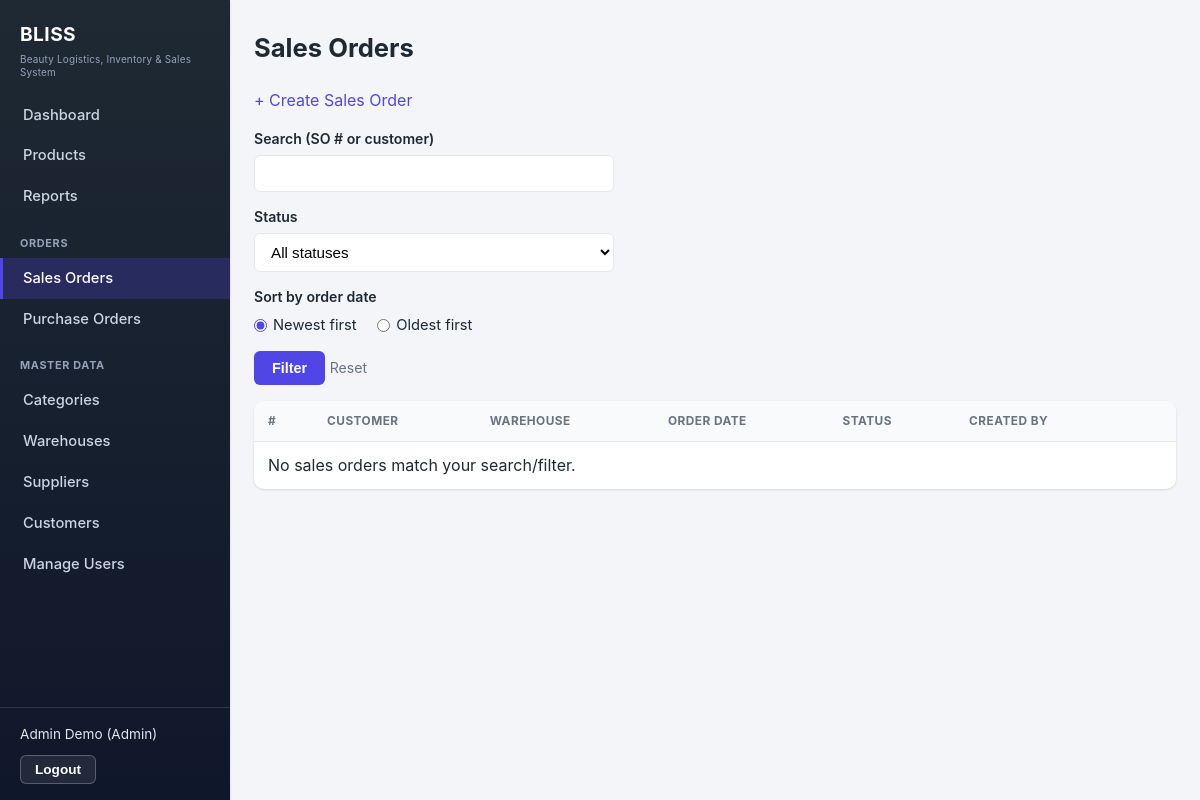
Before: /sales-orders (signed in) with the older database file.
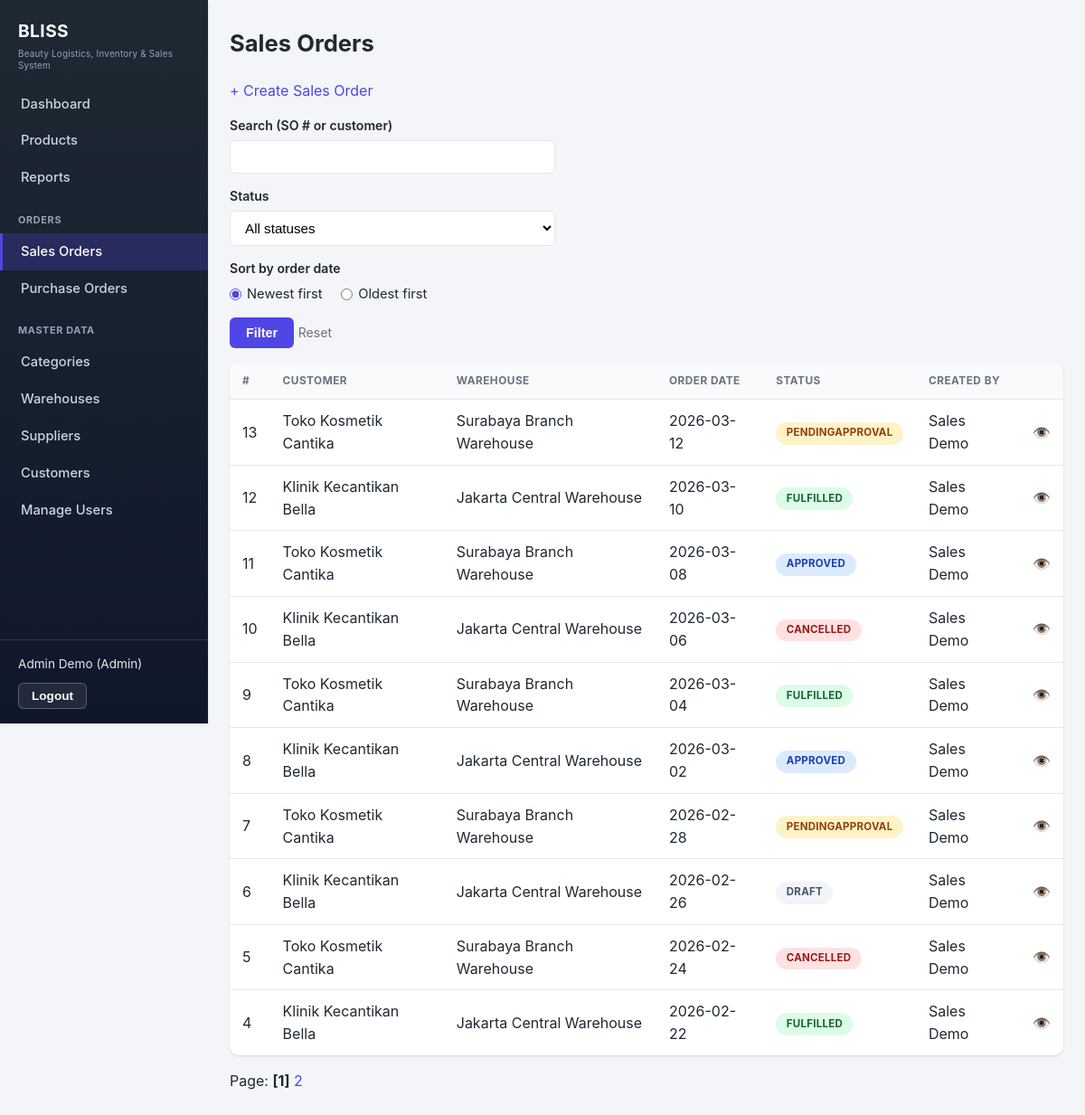
After: the same page with the newer database file.
### tables this page shows
CREATE TABLE IF NOT EXISTS sales_order (
    id INT PRIMARY KEY AUTO_INCREMENT,
    customer_id INT NOT NULL,
    warehouse_id INT NOT NULL,
    status ENUM('Draft', 'PendingApproval', 'Approved', 'Fulfilled', 'Cancelled') NOT NULL DEFAULT 'Draft',
    created_by INT NOT NULL,
    approved_by INT NULL,
    order_date DATE NOT NULL,
    created_at TIMESTAMP DEFAULT CURRENT_TIMESTAMP,
    updated_at TIMESTAMP DEFAULT CURRENT_TIMESTAMP ON UPDATE CURRENT_TIMESTAMP,
    CONSTRAINT fk_sales_order_customer FOREIGN KEY (customer_id) REFERENCES customer(id)
        ON DELETE RESTRICT ON UPDATE CASCADE,
    CONSTRAINT fk_sales_order_warehouse FOREIGN KEY (warehouse_id) REFERENCES warehouse(id)
        ON DELETE RESTRICT ON UPDATE CASCADE,
    CONSTRAINT fk_sales_order_created_by FOREIGN KEY (created_by) REFERENCES user(id)
        ON DELETE RESTRICT ON UPDATE CASCADE,
    CONSTRAINT fk_sales_order_approved_by FOREIGN KEY (approved_by) REFERENCES user(id)
        ON DELETE RESTRICT ON UPDATE CASCADE,
    INDEX idx_sales_order_status (status),
    INDEX idx_sales_order_order_date (order_date)
);

CREATE TABLE IF NOT EXISTS customer (
    id INT PRIMARY KEY AUTO_INCREMENT,
    name VARCHAR(150) NOT NULL,
    contact VARCHAR(150) NULL,
    address VARCHAR(255) NULL,
    is_active TINYINT(1) NOT NULL DEFAULT 1,
    created_at TIMESTAMP DEFAULT CURRENT_TIMESTAMP,
    updated_at TIMESTAMP DEFAULT CURRENT_TIMESTAMP ON UPDATE CURRENT_TIMESTAMP
);

CREATE TABLE IF NOT EXISTS warehouse (
    id INT PRIMARY KEY AUTO_INCREMENT,
    name VARCHAR(150) NOT NULL,
    location VARCHAR(255) NOT NULL,
    is_active TINYINT(1) NOT NULL DEFAULT 1,
    created_at TIMESTAMP DEFAULT CURRENT_TIMESTAMP,
    updated_at TIMESTAMP DEFAULT CURRENT_TIMESTAMP ON UPDATE CURRENT_TIMESTAMP
);

CREATE TABLE IF NOT EXISTS user (
    id INT PRIMARY KEY AUTO_INCREMENT,
    name VARCHAR(150) NOT NULL,
    email VARCHAR(150) NOT NULL UNIQUE,
    password_hash VARCHAR(255) NOT NULL,
    role ENUM('Admin', 'Sales', 'WarehouseStaff') NOT NULL,
    is_active TINYINT(1) NOT NULL DEFAULT 1,
    created_at TIMESTAMP DEFAULT CURRENT_TIMESTAMP,
    updated_at TIMESTAMP DEFAULT CURRENT_TIMESTAMP ON UPDATE CURRENT_TIMESTAMP
);

### app/Controller/SalesOrderController.php (called while the page is built, shortened)
<?php
final class SalesOrderController
{
    public function index(): void
    {
        $user = AuthGuard::requireRole(['Admin', 'Sales', 'WarehouseStaff']);
        $q = trim($_GET['q'] ?? '');
        $status = $_GET['status'] ?? '';
        $sort = ($_GET['sort'] ?? '') === 'date_asc' ? 'date_asc' : 'date_desc';
        $page = max(1, (int) ($_GET['page'] ?? 1));
        $createdBy = $user['role'] === 'Sales' ? (int) $user['id'] : null;
        $result = $this->salesOrderService->searchSalesOrders(
            $q !== '' ? $q : null,
            $status !== '' ? $status : null,
            $sort,
            $page,
            $createdBy,
        );
        require __DIR__ . '/../../views/sales-orders/index.php';
    }
}

### public/index.php (called while the page is built, shortened)
<?php
$path = parse_url($_SERVER['REQUEST_URI'], PHP_URL_PATH) ?: '/';
$method = $_SERVER['REQUEST_METHOD'];
$key = "$method $path";
[$controller, $action] = $routes[$key];
$controller->$action();

### app/Support/AuthGuard.php (called while the page is built, shortened)
<?php
final class AuthGuard
{
    public static function requireLogin(): array
    {
        return $_SESSION['user'];
    }
    public static function requireRole(array $allowedRoles): array
    {
        $user = self::requireLogin();
        return $user;
    }
}

### app/Service/SalesOrderService.php (called while the page is built, shortened)
<?php
final class SalesOrderService
{
    public function searchSalesOrders(?string $q, ?string $status, string $sort, int $page, ?int $createdBy = null): array
    {
        $perPage = 10;
        $page = max(1, $page);
        $result = $this->salesOrderRepository->search($q, $status, $sort, $page, $perPage, $createdBy);
        return [
            'items' => $result['items'],
            'total' => $result['total'],
            'page' => $page,
            'perPage' => $perPage,
            'totalPages' => max(1, (int) ceil($result['total'] / $perPage)),
        ];
    }
}

### app/Repository/MySqlSalesOrderRepository.php (called while the page is built, shortened)
<?php
final class MySqlSalesOrderRepository implements SalesOrderRepositoryInterface
{
    public function search(?string $q, ?string $status, string $sort, int $page, int $perPage, ?int $createdBy = null): array
    {
        $conditions = [];
        $params = [];
        $where = $conditions === [] ? '' : ('WHERE ' . implode(' AND ', $conditions));
        $direction = $sort === 'date_asc' ? 'ASC' : 'DESC';
        $baseFrom = <<<SQL
            FROM sales_order so
            JOIN customer c ON c.id = so.customer_id
            JOIN warehouse w ON w.id = so.warehouse_id
            JOIN user creator ON creator.id = so.created_by
            LEFT JOIN user approver ON approver.id = so.approved_by
            $where
            SQL;
        $countStmt = Database::connection()->prepare("SELECT COUNT(*) $baseFrom");
        $countStmt->execute($params);
        $total = (int) $countStmt->fetchColumn();
        $offset = ($page - 1) * $perPage;
        $listStmt = Database::connection()->prepare(
            "SELECT so.id, so.customer_id, c.name AS customer_name, so.warehouse_id, w.name AS warehouse_name,
                    so.status, so.created_by, creator.name AS created_by_name,
                    so.approved_by, approver.name AS approved_by_name, so.order_date
             $baseFrom
             ORDER BY so.order_date $direction, so.id $direction
             LIMIT {$perPage} OFFSET {$offset}"
        );
        $listStmt->execute($params);
        $items = array_map(fn (array $row) => $this->toEntity($row, []), $listStmt->fetchAll());
        return ['items' => $items, 'total' => $total];
    }
    private function toEntity(array $row, array $items): SalesOrder
    {
        return new SalesOrder(
            id: (int) $row['id'],
            customerId: (int) $row['customer_id'],
            customerName: $row['customer_name'],
            warehouseId: (int) $row['warehouse_id'],
            warehouseName: $row['warehouse_name'],
            status: $row['status'],
            createdBy: (int) $row['created_by'],
            createdByName: $row['created_by_name'],
            approvedBy: $row['approved_by'] !== null ? (int) $row['approved_by'] : null,
            approvedByName: $row['approved_by_name'],
            orderDate: $row['order_date'],
            items: $items,
        );
    }
}

### app/Support/Database.php (called while the page is built, shortened)
<?php
final class Database
{
    private static ?PDO $connection = null;
    public static function connection(): PDO
    {
        if (self::$connection === null) {
            $dsn = sprintf(
                'mysql:host=%s;port=%s;dbname=%s;charset=utf8mb4',
                getenv('DB_HOST'),
                getenv('DB_PORT') ?: '3306',
                getenv('DB_NAME')
            );
            $maxAttempts = 5;
            for ($attempt = 1; $attempt <= $maxAttempts; $attempt++) {
                try {
                    self::$connection = new PDO($dsn, getenv('DB_USER'), getenv('DB_PASSWORD'), [
                        PDO::ATTR_ERRMODE => PDO::ERRMODE_EXCEPTION,
                        PDO::ATTR_DEFAULT_FETCH_MODE => PDO::FETCH_ASSOC,
                    ]);
                    break;
                } catch (PDOException $e) {
                    if ($attempt === $maxAttempts) {
                        error_log('DB connection failed after ' . $maxAttempts . ' attempts: ' . $e->getMessage());
                        throw new PDOException('Database connection failed.');
                    }
                    sleep(1);
                }
            }
        }
        return self::$connection;
    }
}

### views/sales-orders/index.php (the view, shortened to what this page needs)
<?php
require __DIR__ . '/../layout/header.php';
$q = $_GET['q'] ?? '';
$status = $_GET['status'] ?? '';
$sort = $_GET['sort'] ?? 'date_desc';
?>
<h1>Sales Orders</h1>
<?php if (in_array($_SESSION['user']['role'], ['Admin', 'Sales'], true)): ?>
    <p><a href="/sales-orders/create">+ Create Sales Order</a></p>
<?php endif; ?>
<form method="GET" action="/sales-orders" class="stacked">
    <label>Search (SO # or customer) <input type="text" name="q" value="<?= htmlspecialchars($q) ?>"></label>
    <label>Status
        <select name="status">
            <option value="">All statuses</option>
        </select>
    </label>
    <div class="field">
        <span class="field-label">Sort by order date</span>
        <label class="radio-inline">
            <input type="radio" name="sort" value="date_desc" <?= $sort === 'date_desc' ? 'checked' : '' ?>>
            Newest first
        </label>
        <label class="radio-inline">
            <input type="radio" name="sort" value="date_asc" <?= $sort === 'date_asc' ? 'checked' : '' ?>>
            Oldest first
        </label>
    </div>
    <button type="submit">Filter</button>
    <a href="/sales-orders" class="hint">Reset</a>
</form>
<table>
    <thead>
        <tr><th>#</th><th>Customer</th><th>Warehouse</th><th>Order Date</th><th>Status</th><th>Created By</th><th></th></tr>
    </thead>
    <tbody>
    <?php if (empty($result['items'])): ?>
        <tr><td colspan="7">No sales orders match your search/filter.</td></tr>
    <?php endif; ?>
    <?php foreach ($result['items'] as $so): ?>
        <tr>
            <td><?= $so->id ?></td>
            <td><?= htmlspecialchars($so->customerName) ?></td>
            <td><?= htmlspecialchars($so->warehouseName) ?></td>
            <td><?= htmlspecialchars($so->orderDate) ?></td>
            <td><?= \App\Support\StatusBadge::render($so->status) ?></td>
            <td><?= htmlspecialchars($so->createdByName) ?></td>
            <td><a href="/sales-orders/show?id=<?= $so->id ?>" title="View">👁️</a></td>
        </tr>
    <?php endforeach; ?>
    </tbody>
</table>
<?php
$page = $result['page'];
$totalPages = $result['totalPages'];
$baseUrl = '/sales-orders';
$queryParams = array_filter(['q' => $q, 'status' => $status, 'sort' => $sort]);
require __DIR__ . '/../partials/pagination.php';
?>
<?php require __DIR__ . '/../layout/footer.php'; ?>

### views/layout/header.php (shortened to what this page needs)
<?php
$currentPath = parse_url($_SERVER['REQUEST_URI'], PHP_URL_PATH) ?: '/';
$isActive = function (string $path) use ($currentPath): string {
    return str_starts_with($currentPath, $path) ? ' active' : '';
};
?>
<!DOCTYPE html>
<html lang="en">
<head>
    <link rel="stylesheet" href="/assets/css/app.css?v=<?= @filemtime(__DIR__ . '/../../public/assets/css/app.css') ?: time() ?>">
</head>
<body>
<div class="app-shell">
    <?php if (isset($_SESSION['user'])): ?>
    <aside class="sidebar">
        <div class="sidebar-brand">
            BLISS
            <div class="sidebar-tagline">Beauty Logistics, Inventory &amp; Sales System</div>
        </div>
        <nav class="sidebar-nav">
            <a class="nav-link<?= $isActive('/dashboard') ?>" href="/dashboard">Dashboard</a>
            <a class="nav-link<?= $isActive('/products') ?>" href="/products">Products</a>
            <a class="nav-link<?= $isActive('/reports') ?>" href="/reports">Reports</a>
            <div class="sidebar-section-title">Orders</div>
            <a class="nav-link<?= $isActive('/sales-orders') ?>" href="/sales-orders">Sales Orders</a>
            <?php if (in_array($_SESSION['user']['role'], ['Admin', 'WarehouseStaff'], true)): ?>
                <a class="nav-link<?= $isActive('/purchase-orders') ?>" href="/purchase-orders">Purchase Orders</a>
            <?php endif; ?>
            <?php if ($_SESSION['user']['role'] === 'Admin'): ?>
                <div class="sidebar-section-title">Master Data</div>
                <a class="nav-link<?= $isActive('/categories') ?>" href="/categories">Categories</a>
                <a class="nav-link<?= $isActive('/warehouses') ?>" href="/warehouses">Warehouses</a>
                <a class="nav-link<?= $isActive('/suppliers') ?>" href="/suppliers">Suppliers</a>
                <a class="nav-link<?= $isActive('/customers') ?>" href="/customers">Customers</a>
                <a class="nav-link<?= $isActive('/users') ?>" href="/users">Manage Users</a>
            <?php endif; ?>
        </nav>
        <div class="sidebar-footer">
            <span class="user-name"><?= htmlspecialchars($_SESSION['user']['name']) ?> (<?= htmlspecialchars($_SESSION['user']['role']) ?>)</span>
            <form method="POST" action="/logout">
                <button type="submit">Logout</button>
            </form>
        </div>
    </aside>
    <?php endif; ?>
    <div class="main">
        <div class="container">

### views/layout/footer.php
        </div>
    </div>
</div>
</body>
</html>

### app/Support/StatusBadge.php (shortened to what this page needs)
<?php
final class StatusBadge
{
    public static function render(string $status): string
    {
        $color = self::COLOR_MAP[$status] ?? 'gray';
        return sprintf('<span class="badge badge-%s">%s</span>', $color, htmlspecialchars($status));
    }
}

### views/partials/pagination.php
<?php
if ($totalPages <= 1) {
    return;
}
?>
<p>
    Page:
    <?php for ($p = 1; $p <= $totalPages; $p++): ?>
        <?php
        $params = $queryParams;
        $params['page'] = $p;
        $url = $baseUrl . '?' . http_build_query($params);
        ?>
        <?php if ($p === $page): ?>
            <strong>[<?= $p ?>]</strong>
        <?php else: ?>
            <a href="<?= htmlspecialchars($url) ?>"><?= $p ?></a>
        <?php endif; ?>
    <?php endfor; ?>
</p>

Changed rows visible on the page:
added sales_order: id "13", customer.name "Toko Kosmetik Cantika", warehouse.name "Surabaya Branch Warehouse", order_date "2026-03-12", status "PENDINGAPPROVAL", created_by.name "Sales Demo"
added sales_order: id "12", customer.name "Klinik Kecantikan Bella", warehouse.name "Jakarta Central Warehouse", order_date "2026-03-10", status "FULFILLED", created_by.name "Sales Demo"
added sales_order: id "11", customer.name "Toko Kosmetik Cantika", warehouse.name "Surabaya Branch Warehouse", order_date "2026-03-08", status "APPROVED", created_by.name "Sales Demo"
added sales_order: id "10", customer.name "Klinik Kecantikan Bella", warehouse.name "Jakarta Central Warehouse", order_date "2026-03-06", status "CANCELLED", created_by.name "Sales Demo"
added sales_order: id "9", customer.name "Toko Kosmetik Cantika", warehouse.name "Surabaya Branch Warehouse", order_date "2026-03-04", status "FULFILLED", created_by.name "Sales Demo"
added sales_order: id "8", customer.name "Klinik Kecantikan Bella", warehouse.name "Jakarta Central Warehouse", order_date "2026-03-02", status "APPROVED", created_by.name "Sales Demo"
added sales_order: id "7", customer.name "Toko Kosmetik Cantika", warehouse.name "Surabaya Branch Warehouse", order_date "2026-02-28", status "PENDINGAPPROVAL", created_by.name "Sales Demo"
added sales_order: id "6", customer.name "Klinik Kecantikan Bella", warehouse.name "Jakarta Central Warehouse", order_date "2026-02-26", status "DRAFT", created_by.name "Sales Demo"
added sales_order: id "5", customer.name "Toko Kosmetik Cantika", warehouse.name "Surabaya Branch Warehouse", order_date "2026-02-24", status "CANCELLED", created_by.name "Sales Demo"
added sales_order: id "4", customer.name "Klinik Kecantikan Bella", warehouse.name "Jakarta Central Warehouse", order_date "2026-02-22", status "FULFILLED", created_by.name "Sales Demo"
Other visible differences:
text no longer shown: "No sales orders match your search/filter."
text now shown: "Page:"
new list line: "[ 1 ]"
new list line: "2"
